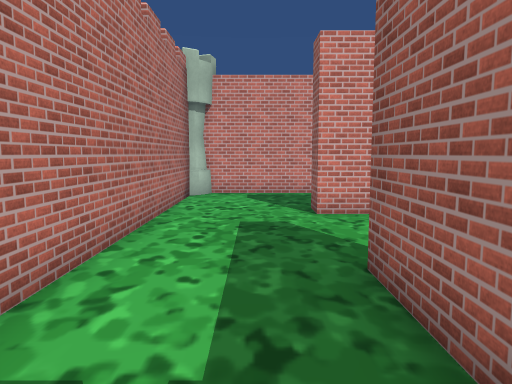
View 1 (above)

24 first-person views from a walk through a 3-D level made in the Unity game engine. The camera is 1.5 m above the floor, tilts 6° down and sees 70° across. The floor is counted in squares, 1 m on a side. Each view is taken from the middle of a square. On the plan, view 1 faces up. The plan holds only what a view shows up to about 16 squares ahead; the rest is blank. The place goes on beyond the plan. The player is left out. Some surface patterns are stand-ins.

View 2
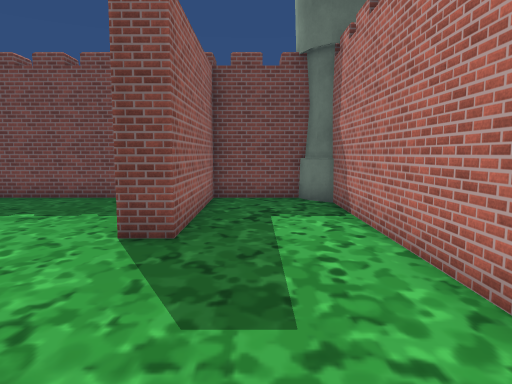

View 3
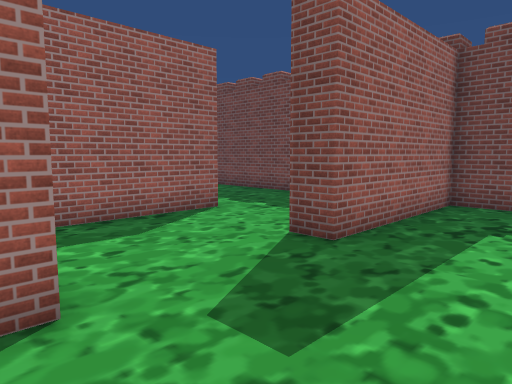

View 4
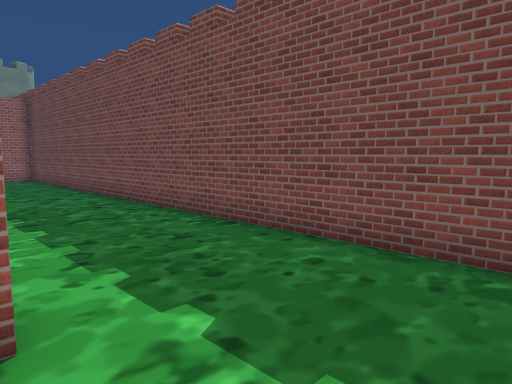

View 5
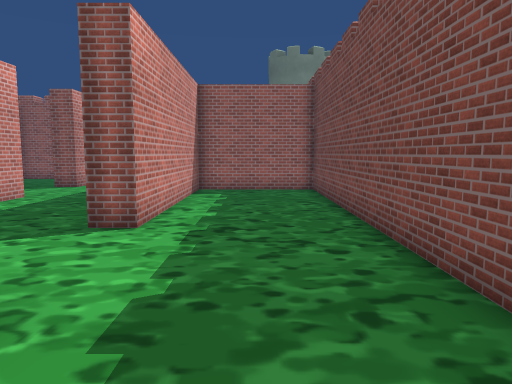

View 6
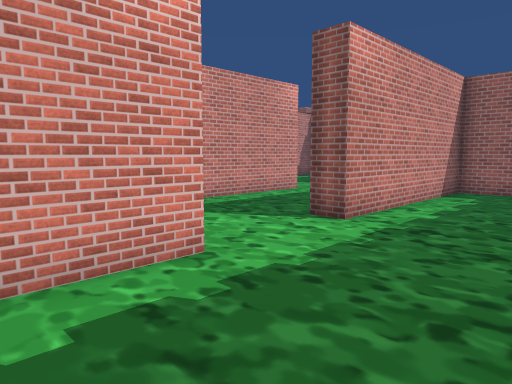

View 7
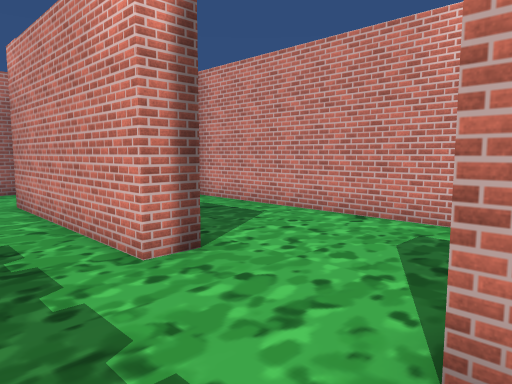

View 8
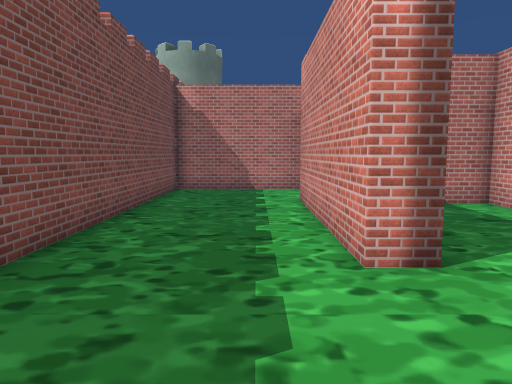

View 9
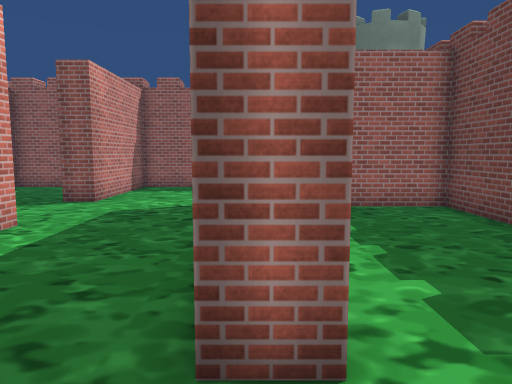

View 10
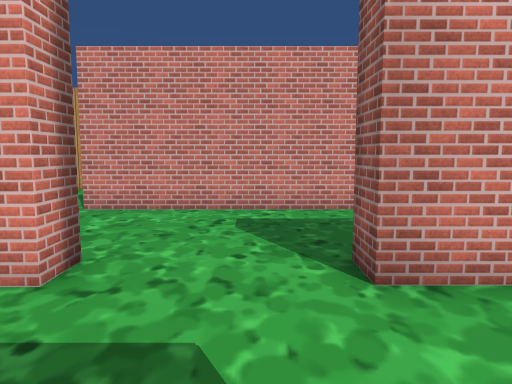

View 11
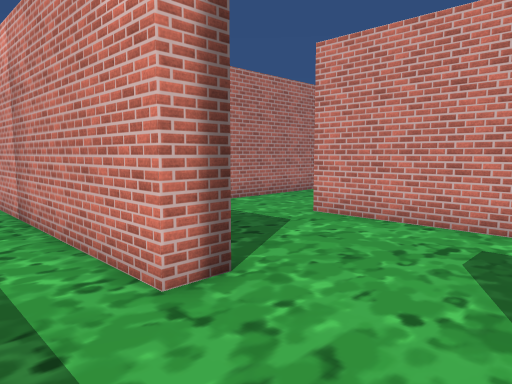

View 12
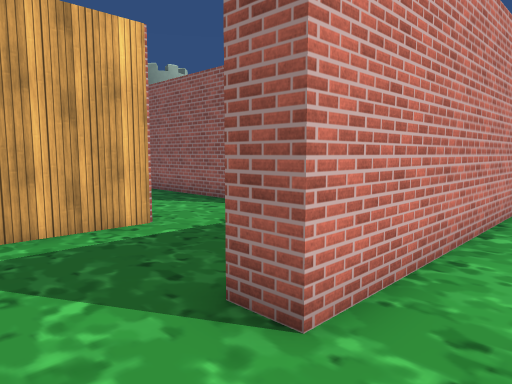

View 13
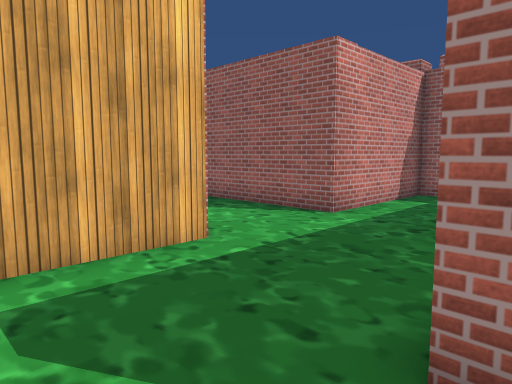

View 14
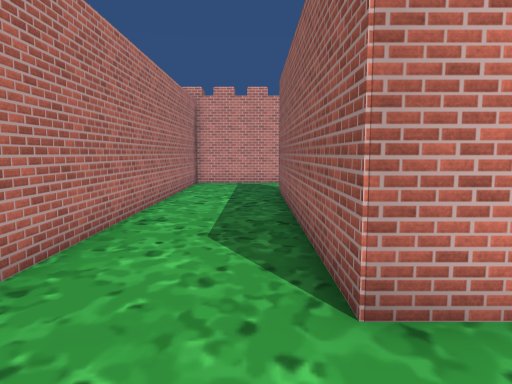

View 15
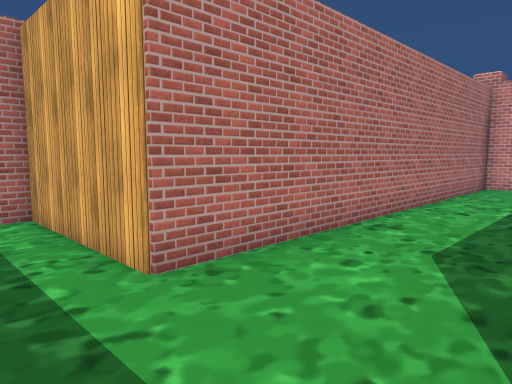

View 16
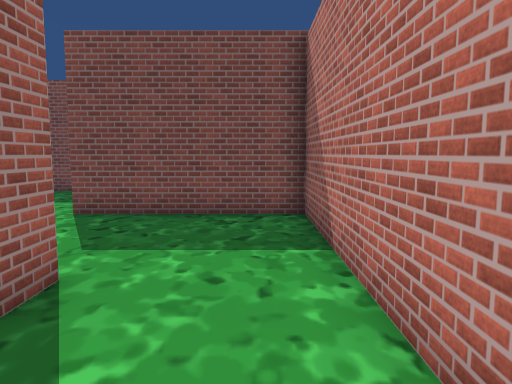

View 17
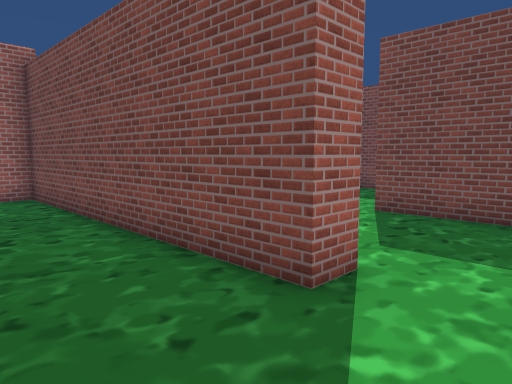

View 18
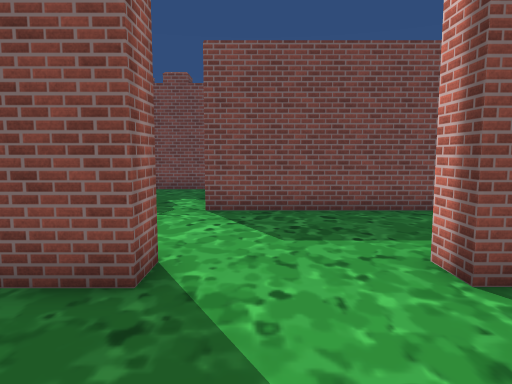

View 19
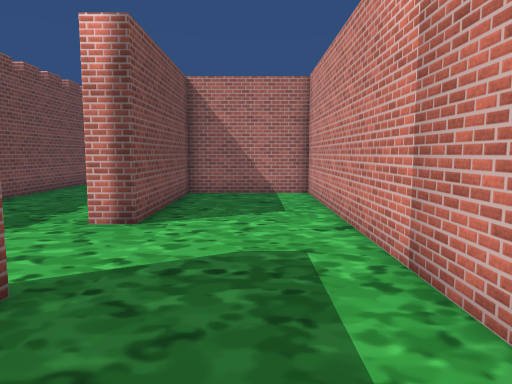

View 20
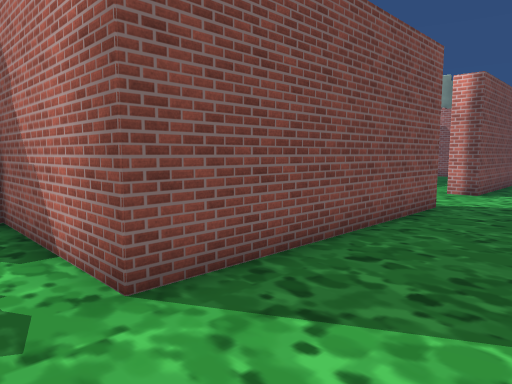

View 21
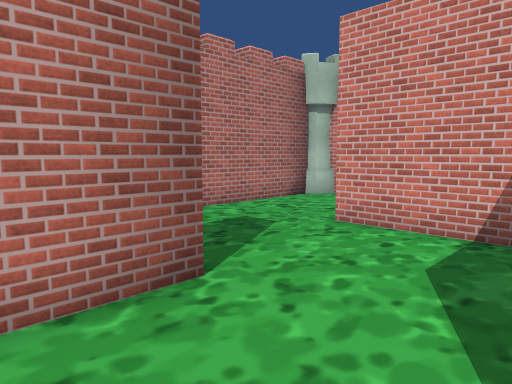

View 22
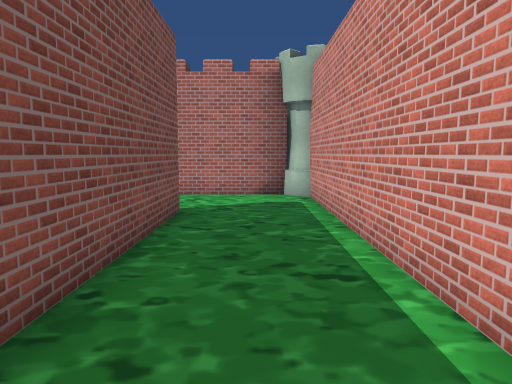

View 23
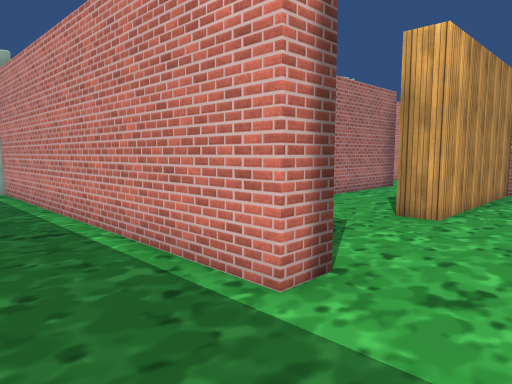

View 24
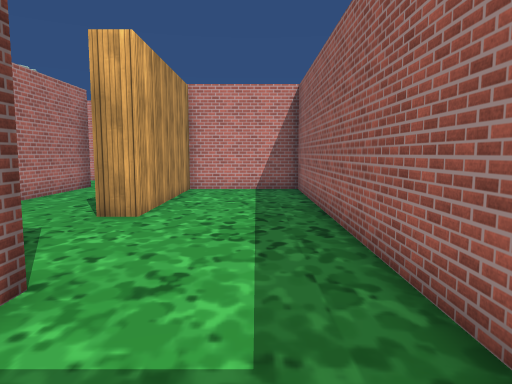

### Floor plan
Points are (right, up) in squares from view 1. A wall is a line through its corners. A room is listed if a view was taken in it or the views show most of it. See-through windows are left out.
Room 1 (views 1, 2, 3, 4, 5, 6, 7, 8, 9, 10, 11, 12, 13, 14, 15, 16, 17, 18, 19, 20, 21, 22, 23, 24)
walls: (11.5, 15) (11.5, 13.9) (-1.5, 13.9); (15.8, 13.4) (15.8, 26.5) (11.2, 26.5) (11.2, 19.6) (10.1, 19.6); (4.9, 9) (1.5, 9) (1.5, 10) (8.4, 10); (6.5, 27.1) (6.5, 22.5); (-2.4, 12.2) (-2.4, 0.8); (28.4, 14.8) (20.3, 14.8) (20.3, 15.8) (28.5, 15.8); (28.5, 20.1) (25.9, 20.1) (25.9, 31.8); (28.5, 9) (26.4, 9) (26.4, 10) (27.9, 10); (22, 33.5) (22, 20.1) (16.8, 20.1) (16.8, 10) (22.6, 10) (22.6, 9) (7.1, 9) (7.1, 4.4) (13.3, 4.4) (13.3, 3.4) (6.1, 3.4) (6.1, 7.8); (-1.8, -1.4) (1.5, -1.4) (1.5, 4.6) (2.5, 4.6) (2.5, -1.4) (25.3, -1.4) (25.3, 3.4) (17.3, 3.4) (17.3, 4.4) (26.3, 4.4) (26.3, -1.4) (28.5, -1.4)
objects: turret (-3, 13) to (-2, 14); other object (-2, -1) to (-2, 0)

Where each view was taken, in squares from view 1:
view 1: 0 up, 0 right, facing up
view 2: 11 up, 0 right, facing down
view 3: 10 up, 2 left, facing down-right
view 4: 4 up, 3 right, facing down-right
view 5: 1 up, 10 right, facing right
view 6: 1 down, 10 right, facing up-right
view 7: 1 up, 18 right, facing up-left
view 8: 2 up, 18 right, facing left
view 9: 4 up, 15 right, facing right
view 10: 5 up, 25 right, facing up
view 11: 7 up, 26 right, facing up-left
view 12: 13 up, 18 right, facing up-right
view 13: 15 up, 18 right, facing up-right
view 14: 17 up, 25 right, facing up
view 15: 18 up, 26 right, facing up-left
view 16: 19 up, 18 right, facing down
view 17: 19 up, 18 right, facing down-right
view 18: 14 up, 25 right, facing down
view 19: 7 up, 21 right, facing left
view 20: 8 up, 28 right, facing down-left
view 21: 2 up, 6 right, facing up-left
view 22: 12 up, 11 right, facing left
view 23: 11 up, 14 right, facing up-left
view 24: 11 up, 14 right, facing up
